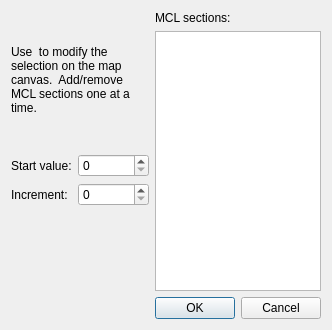
<?xml version="1.0" encoding="UTF-8"?>
<ui version="4.0">
 <class>mclAutoNumberingDialog</class>
 <widget class="QDialog" name="mclAutoNumberingDialog">
  <property name="windowModality">
   <enum>Qt::WindowModal</enum>
  </property>
  <property name="geometry">
   <rect>
    <x>0</x>
    <y>0</y>
    <width>332</width>
    <height>330</height>
   </rect>
  </property>
  <property name="windowTitle">
   <string>MCL Auto-numbering Tool</string>
  </property>
  <property name="modal">
   <bool>true</bool>
  </property>
  <layout class="QGridLayout" name="gridLayout">
   <item row="0" column="0">
    <widget class="QLabel" name="label">
     <property name="inputMethodHints">
      <set>Qt::ImhNone</set>
     </property>
     <property name="text">
      <string>Use &lt;ctrl-click&gt; to modify the selection on the map canvas.  Add/remove MCL sections one at a time.</string>
     </property>
     <property name="wordWrap">
      <bool>true</bool>
     </property>
    </widget>
   </item>
   <item row="0" column="1" rowspan="2">
    <layout class="QVBoxLayout" name="verticalLayout">
     <item>
      <widget class="QLabel" name="linkedPolysLabel">
       <property name="text">
        <string>MCL sections:</string>
       </property>
      </widget>
     </item>
     <item>
      <widget class="QListWidget" name="mclListWidget"/>
     </item>
    </layout>
   </item>
   <item row="1" column="0">
    <layout class="QFormLayout" name="formLayout">
     <property name="fieldGrowthPolicy">
      <enum>QFormLayout::AllNonFixedFieldsGrow</enum>
     </property>
     <item row="0" column="1">
      <widget class="QSpinBox" name="startValueSpinBox"/>
     </item>
     <item row="1" column="0">
      <widget class="QLabel" name="label_3">
       <property name="text">
        <string>Increment:</string>
       </property>
      </widget>
     </item>
     <item row="1" column="1">
      <widget class="QSpinBox" name="incrementSpinBox"/>
     </item>
     <item row="0" column="0">
      <widget class="QLabel" name="label_2">
       <property name="text">
        <string>Start value:</string>
       </property>
      </widget>
     </item>
    </layout>
   </item>
   <item row="2" column="1">
    <widget class="QDialogButtonBox" name="buttonBox">
     <property name="standardButtons">
      <set>QDialogButtonBox::Cancel|QDialogButtonBox::Ok</set>
     </property>
    </widget>
   </item>
  </layout>
 </widget>
 <tabstops>
  <tabstop>startValueSpinBox</tabstop>
  <tabstop>incrementSpinBox</tabstop>
  <tabstop>buttonBox</tabstop>
 </tabstops>
 <resources/>
 <connections/>
 <slots>
  <slot>scopy()</slot>
 </slots>
</ui>
